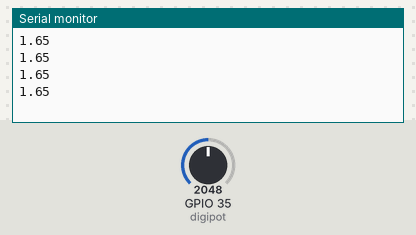
A sketch run on a simulated ESP32. Parts: the last lines printed to the serial monitor. Inputs (shaded band) come from the test bench; at power-on: GPIO 35 (digipot) = 2048.

Above: at 1.2 s.
1.3 s: GPIO 35 (digipot) set to 2866
At 1.71 s:
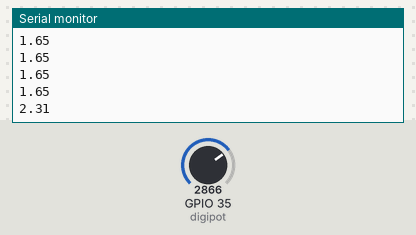
2.8 s: GPIO 35 (digipot) set to 3603
At 2.91 s:
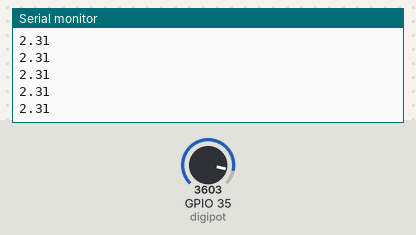
Timing chart, 0 to 5.8 s (numbered marks = the images above; inputs shaded):
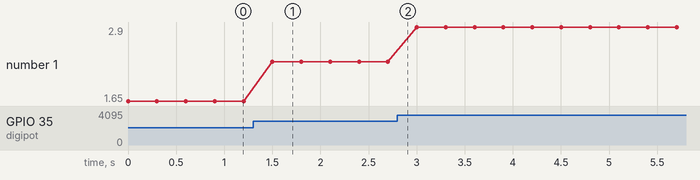

The sketch:

TEST_DIGPOT.ino
```cpp
#include <SPI.h>

int cspin = 5;   // MOSI Pin 23, SPI CLK Pin 18, CS pin user defined
int value1 = 0;
float volt1 = 0;
int digipot = 35; // ADC pin 32,33,35

void setup() {

  SPI.begin();
  Serial.begin(115200);
  pinMode(cspin, OUTPUT);
  digitalWrite(cspin,LOW);

}

void loop() {

   for (int i=0; i <=128; i++)
   {

    SPI.transfer(0);
    SPI.transfer(i);
    value1 = analogRead(digipot);
    volt1 = (3.3/4096.0) * value1;
    Serial.println(volt1);
    delay(300);

   }

   for (int i=128; i >=0; i--)
   {

    SPI.transfer(0);
    SPI.transfer(i);
    value1 = analogRead(digipot);
    volt1 = (3.3/4096.0) * value1;
    Serial.println(volt1);
    delay(300);


   }


}


/*
 * SPI transfer from 0 - 128
 */
```

Measured:
- after the input at 1.3 s, the serial monitor: prints a new line after 0.20 s (image 1)
- plotted number 1: 1.65 → 2.31 after the input at 1.3 s, 2.31 → 2.9 after the input at 2.8 s
